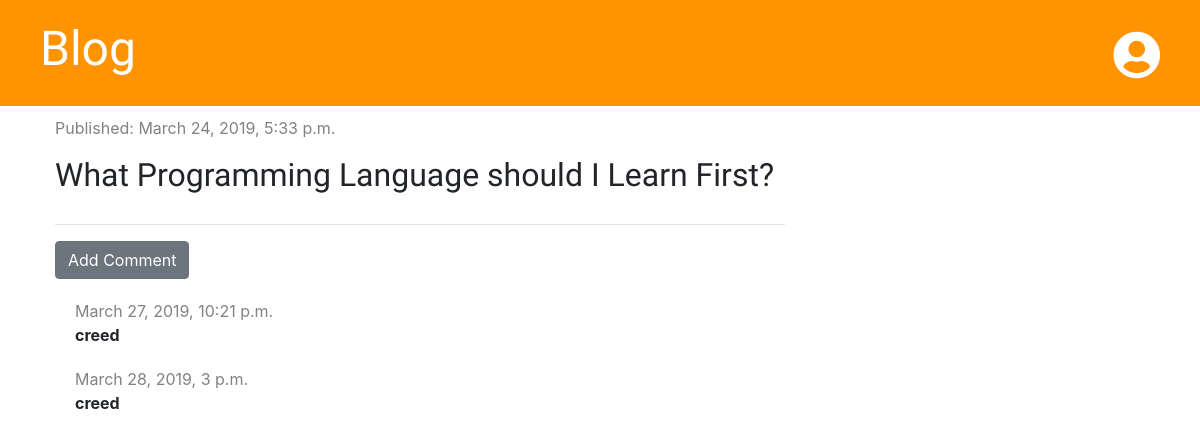
The app's page /post/1/ with its own data.
### blog/models.py (models this page shows, shortened)
class Post(models.Model):
    author = models.ForeignKey('auth.User', on_delete=models.CASCADE)
    title = models.CharField(max_length=200)
    text = models.TextField()
    date_created = models.DateTimeField(default=timezone.now)
    published_date = models.DateTimeField(blank=True, null=True)

class Comment(models.Model):
    post = models.ForeignKey('blog.Post', on_delete=models.CASCADE,related_name='comments')
    author = models.CharField(max_length=200)
    text = models.TextField()
    created_date = models.DateTimeField(default=timezone.now)
    approved = models.BooleanField(default=False)

### blog/views.py (the view)
# urls.py: path('post/<int:pk>/', views.post_detail, name='post_detail'),
def post_detail(request, pk):
    post = get_object_or_404(Post,pk=pk)
    stuff_for_frontend = {'post' : post}
    return render(request, 'blog/post_detail.html',stuff_for_frontend)

### blog/templatetags/markdownify.py (called while the page is built)
@register.filter
def markdown(value):
    renderer = HighlightRenderer()
    markdown = mistune.Markdown(renderer=renderer)
    return markdown(value)

### blog/templates/blog/post_detail.html (shortened to what this page needs)
{% extends 'blog/base.html' %}
{% load markdownify %}
{% block content %}
    <div class="post">
        {% if post.published_date %}
            <div class="date">
                <p>Published: {{ post.published_date }}</p>
            </div>
        {% else %}
            <a href="{% url 'post_publish' pk=post.pk %}" class="btn btn-primary">Publish</a>
        {% endif %}
        <h1>{{ post.title }}</h1>
    </div>
    <hr>
    <a href="{% url 'add_comment_to_post' pk=post.pk %}" class="btn btn-secondary">Add Comment</a>
    {% for comment in post.comments.all %}
        {% if user.is_authenticated or comment.approved %}
            <div class="comment">
                <div class="date">
                    {{ comment.created_date }}
                </div>
                <strong>{{ comment.author }}</strong>
            </div>
            {% endif %}
        {% empty %}
            <p>0 Comments</p>
    {% endfor%}
{% endblock %}

### blog/static/css/blog.css (style rules this page uses)
h1, h2, h3, h4 { font-family: 'Tangerine', 'Inconsolata', 'Droid San', 'Serif'; font-size: 24pt; }
.date { color: #828282; }
.post { margin-top: 10px; margin-bottom: 30px; }
.comment { margin: 20px 0px 20px 20px; }

### records on screen
Post: published_date "March 24, 2019, 5:33 p.m.", title "What Programming Language should I Learn First?"
Comment: created_date "March 27, 2019, 10:21 p.m.", author "creed"
Comment: created_date "March 28, 2019, 3 p.m.", author "creed"
